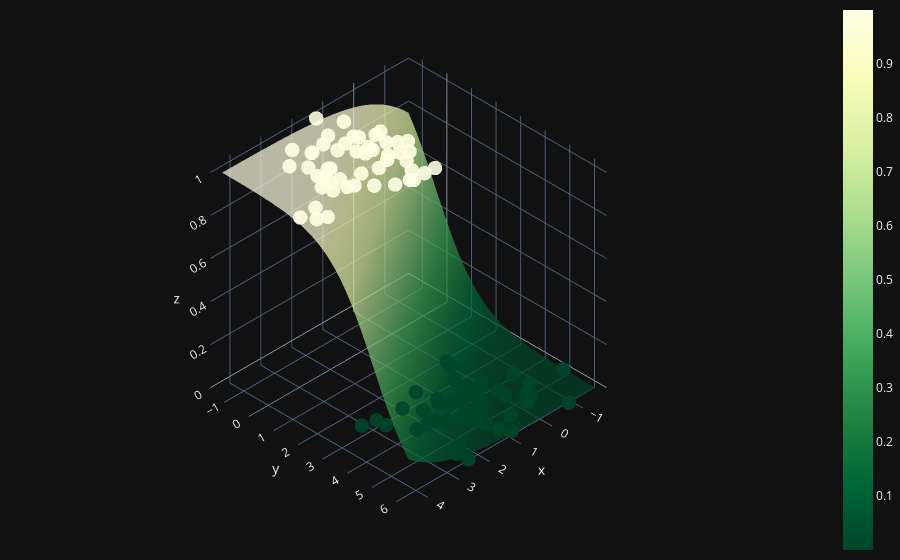

Here is the notebook cell this chart was saved with:
### Code cell
# decision surface plot
X0 = np.linspace(X[:, 0].min(), X[:, 0].max(), 100)
X1 = np.linspace(X[:, 1].min(), X[:, 1].max(), 100)
xx0, xx1 = np.meshgrid(X0, X1)
Z = W[0] * xx0 + W[1] * xx1 + b
A = 1 / (1 + np.exp(-Z))

fig = (go.Figure(data=[go.Surface(z=A, x=xx0, y=xx1, colorscale='YlGn', opacity = 0.7, reversescale=True)]))

fig.add_scatter3d(x=X[:, 0].flatten(), y=X[:, 1].flatten(), z=y.flatten(), mode='markers', marker=dict(size=5, color=y.flatten(), colorscale='YlGn', opacity = 0.9, reversescale=True))


fig.update_layout(template= "plotly_dark", margin=dict(l=0, r=0, b=0, t=0))
fig.layout.scene.camera.projection.type = "orthographic"
fig.show()

### Figure 1 — Plotly figure (JSON) as saved in the notebook; plotly's stock layout.template omitted (floating-point values rounded to 4 significant figures; data arrays with more than 128 entries replaced by an {"elided": "..."} marker saying what was removed)
{"data": [{"colorscale": [[0, "rgb(255,255,229)"], [0.125, "rgb(247,252,185)"], [0.25, "rgb(217,240,163)"], [0.375, "rgb(173,221,142)"], [0.5, "rgb(120,198,121)"], [0.625, "rgb(65,171,93)"], [0.75, "rgb(35,132,67)"], [0.875, "rgb(0,104,55)"], [1, "rgb(0,69,41)"]], "opacity": 0.7, "reversescale": true, "type": "surface", "x": {"elided": "100x100 float values"}, "y": {"elided": "100x100 float values"}, "z": {"elided": "100x100 float values"}}, {"marker": {"color": [1, 1, 0, 0, 1, 0, 0, 1, 0, 1, 0, 1, 0, 0, 1, 1, 1, 0, 1, 1, 0, 0, 1, 0, 1, 0, 1, 0, 0, 1, 1, 0, 1, 1, 1, 0, 1, 1, 0, 1, 0, 0, 0, 0, 1, 1, 1, 1, 0, 0, 1, 1, 0, 0, 0, 0, 0, 1, 1, 1, 1, 0, 0, 1, 0, 1, 0, 0, 1, 0, 0, 1, 1, 0, 0, 0, 1, 1, 0, 0, 1, 0, 0, 0, 0, 0, 1, 0, 1, 1, 1, 1, 1, 1, 0, 0, 1, 1, 0, 1], "colorscale": [[0, "rgb(255,255,229)"], [0.125, "rgb(247,252,185)"], [0.25, "rgb(217,240,163)"], [0.375, "rgb(173,221,142)"], [0.5, "rgb(120,198,121)"], [0.625, "rgb(65,171,93)"], [0.75, "rgb(35,132,67)"], [0.875, "rgb(0,104,55)"], [1, "rgb(0,69,41)"]], "opacity": 0.9, "reversescale": true, "size": 5}, "mode": "markers", "type": "scatter3d", "x": [4.219, 0.9078, -0.2765, 0.08848, 3.243, 1.442, 1.022, 3.978, 0.5889, 1.252, 0.6284, 1.686, 1.185, 0.06897, 1.787, 4.438, 3.182, 0.3038, 0.7394, 1.285, 1.131, 0.6647, 1.316, -0.1889, 2.579, 0.8731, 1.311, 0.9868, 1.42, 2.354, 2.432, 1.043, 0.9509, 2.451, 1.62, 2.155, 1.381, 1.987, 2.116, 0.564, -0.07228, 2.509, -0.73, 1.379, 0.8821, 2.222, 2.016, 1.701, -0.6539, 0.5731, 1.957, 0.7624, 2.465, 1.333, 3.246, 1.103, 2.859, 1.6, 2.976, 2.68, 1.419, 1.926, -0.09448, 2.728, 1.12, 1.557, 0.1055, 2.844, 3.155, 1.841, 1.289, 1.642, 3.923, 1.705, 0.1631, 0.3419, 1.021, 2.669, 0.4666, 0.9481, 1.194, 1.154, -0.2942, 1.737, 0.4655, 0.0808, 3.003, 2.207, 1.361, 2.632, 2.827, 2.912, 1.142, 1.055, 2.47, -1.577, 1.412, 3.005, -0.6376, 0.8298], "y": [2.234, 0.4598, 5.081, 2.323, 1.215, 2.768, 4.117, 2.378, 4.001, 0.2081, 4.46, 0.6583, 5.28, 4.356, 1.7, 1.842, -0.1823, 3.944, 0.4361, 1.437, 4.682, 4.36, 2.441, 5.205, 0.7261, 4.714, 0.07123, 6.09, 4.637, 2.224, -0.2017, 4.606, 0.9498, -0.1954, 2.747, 4.124, 0.9295, 2.611, 3.069, 1.337, 2.884, 5.773, 6.255, 3.619, 2.841, 1.533, -0.2704, -0.4773, 4.767, 5.526, 0.2342, 1.165, 6.2, 5.01, 2.849, 4.706, 2.956, 0.9151, 1.216, -0.7044, 1.574, 4.152, 5.358, 1.305, 5.758, 2.827, 3.725, 3.327, 1.553, 3.562, 3.45, 0.1502, 1.804, 4.433, 2.578, 3.941, 1.579, 1.82, 3.866, 4.732, 2.808, 3.902, 5.273, 4.425, 3.123, 4.691, 0.7427, 5.506, 0.748, 0.6894, 1.721, 0.2466, 2.015, -0.6471, 4.099, 4.957, -1.326, 0.9852, 4.091, 1.742], "z": [1, 1, 0, 0, 1, 0, 0, 1, 0, 1, 0, 1, 0, 0, 1, 1, 1, 0, 1, 1, 0, 0, 1, 0, 1, 0, 1, 0, 0, 1, 1, 0, 1, 1, 1, 0, 1, 1, 0, 1, 0, 0, 0, 0, 1, 1, 1, 1, 0, 0, 1, 1, 0, 0, 0, 0, 0, 1, 1, 1, 1, 0, 0, 1, 0, 1, 0, 0, 1, 0, 0, 1, 1, 0, 0, 0, 1, 1, 0, 0, 1, 0, 0, 0, 0, 0, 1, 0, 1, 1, 1, 1, 1, 1, 0, 0, 1, 1, 0, 1]}], "layout": {"margin": {"b": 0, "l": 0, "r": 0, "t": 0}, "scene": {"camera": {"projection": {"type": "orthographic"}}}}}
